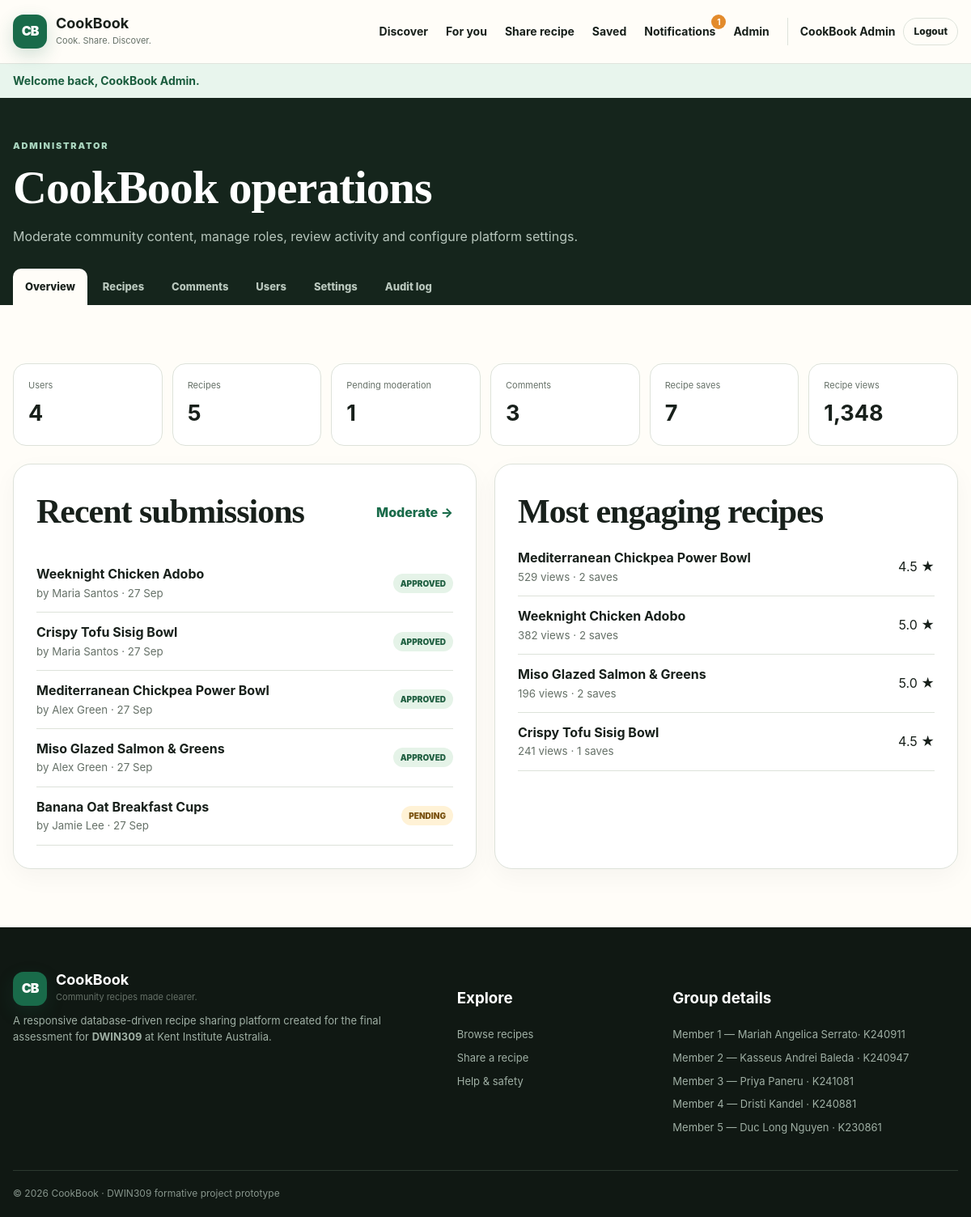
/admin/index.php (signed in), run on the app's committed database.
### tables this page shows
CREATE TABLE recipes (
    id INT UNSIGNED AUTO_INCREMENT PRIMARY KEY,
    author_id INT UNSIGNED NOT NULL,
    title VARCHAR(150) NOT NULL,
    slug VARCHAR(190) NOT NULL UNIQUE,
    description TEXT NOT NULL,
    cuisine VARCHAR(80) NOT NULL,
    category VARCHAR(80) NOT NULL,
    difficulty ENUM('Easy','Medium','Hard') NOT NULL DEFAULT 'Easy',
    prep_minutes SMALLINT UNSIGNED NOT NULL DEFAULT 0,
    cook_minutes SMALLINT UNSIGNED NOT NULL DEFAULT 0,
    servings SMALLINT UNSIGNED NOT NULL DEFAULT 1,
    cover_image VARCHAR(255) NULL,
    video_url VARCHAR(500) NULL,
    status ENUM('pending','approved','rejected') NOT NULL DEFAULT 'pending',
    is_sponsored TINYINT(1) NOT NULL DEFAULT 0,
    is_premium TINYINT(1) NOT NULL DEFAULT 0,
    views INT UNSIGNED NOT NULL DEFAULT 0,
    published_at DATETIME NULL,
    created_at TIMESTAMP NOT NULL DEFAULT CURRENT_TIMESTAMP,
    updated_at TIMESTAMP NOT NULL DEFAULT CURRENT_TIMESTAMP ON UPDATE CURRENT_TIMESTAMP,
    CONSTRAINT fk_recipes_author FOREIGN KEY (author_id) REFERENCES users(id) ON DELETE CASCADE,
    INDEX idx_recipes_status_publish (status, published_at),
    INDEX idx_recipes_discovery (cuisine, category, difficulty),
    FULLTEXT INDEX ft_recipe_text (title, description)
);

CREATE TABLE users (
    id INT UNSIGNED AUTO_INCREMENT PRIMARY KEY,
    email VARCHAR(190) NOT NULL UNIQUE,
    display_name VARCHAR(80) NOT NULL,
    password_hash VARCHAR(255) NOT NULL,
    role ENUM('user','admin') NOT NULL DEFAULT 'user',
    bio VARCHAR(500) NULL,
    profile_image VARCHAR(255) NULL,
    dietary_preferences VARCHAR(255) NULL,
    is_active TINYINT(1) NOT NULL DEFAULT 1,
    created_at TIMESTAMP NOT NULL DEFAULT CURRENT_TIMESTAMP,
    updated_at TIMESTAMP NOT NULL DEFAULT CURRENT_TIMESTAMP ON UPDATE CURRENT_TIMESTAMP,
    INDEX idx_users_role_active (role, is_active)
);

### includes/functions.php (called while the page is built, shortened)
<?php
require_once __DIR__ . '/../config/db.php';
function url(string $path = ''): string
{
    return APP_BASE . ($path !== '' ? '/' . ltrim($path, '/') : '');
}
function e(?string $value): string
{
    return htmlspecialchars((string)$value, ENT_QUOTES, 'UTF-8');
}

### config/db.php (called while the page is built, shortened)
<?php
function db(): PDO
{
    static $pdo = null;
    if ($pdo instanceof PDO) {
        return $pdo;
    }
    $dsn = sprintf('mysql:host=%s;port=%d;dbname=%s;charset=utf8mb4', DB_HOST, DB_PORT, DB_NAME);
    $pdo = new PDO($dsn, DB_USER, DB_PASS, [
        PDO::ATTR_ERRMODE => PDO::ERRMODE_EXCEPTION,
        PDO::ATTR_DEFAULT_FETCH_MODE => PDO::FETCH_ASSOC,
        PDO::ATTR_EMULATE_PREPARES => false,
    ]);
    return $pdo;
}

### admin/index.php (the view)
<?php
declare(strict_types=1);require_once __DIR__.'/../includes/functions.php';require_admin();
$stats=[
 'users'=>(int)db()->query('SELECT COUNT(*) FROM users')->fetchColumn(),
 'recipes'=>(int)db()->query('SELECT COUNT(*) FROM recipes')->fetchColumn(),
 'pending'=>(int)db()->query('SELECT COUNT(*) FROM recipes WHERE status="pending"')->fetchColumn(),
 'comments'=>(int)db()->query('SELECT COUNT(*) FROM comments')->fetchColumn(),
 'saves'=>(int)db()->query('SELECT COUNT(*) FROM favorites')->fetchColumn(),
 'views'=>(int)db()->query('SELECT COALESCE(SUM(views),0) FROM recipes')->fetchColumn(),
];
$recent=db()->query('SELECT r.id,r.title,r.status,r.created_at,u.display_name FROM recipes r JOIN users u ON u.id=r.author_id ORDER BY r.created_at DESC LIMIT 8')->fetchAll();
$top=db()->query('SELECT r.id,r.title,r.views,COUNT(DISTINCT f.id) saves,COALESCE(AVG(rt.rating),0) avg_rating FROM recipes r LEFT JOIN favorites f ON f.recipe_id=r.id LEFT JOIN ratings rt ON rt.recipe_id=r.id WHERE r.status="approved" GROUP BY r.id ORDER BY saves DESC,r.views DESC LIMIT 6')->fetchAll();
$pageTitle='Admin dashboard';require __DIR__.'/../includes/header.php';?>
<section class="admin-head"><div class="container"><span class="eyebrow light">Administrator</span><h1>CookBook operations</h1><p>Moderate community content, manage roles, review activity and configure platform settings.</p><nav class="admin-tabs"><a class="active" href="<?=e(url('admin/index.php'))?>">Overview</a><a href="<?=e(url('admin/recipes.php'))?>">Recipes</a><a href="<?=e(url('admin/comments.php'))?>">Comments</a><a href="<?=e(url('admin/users.php'))?>">Users</a><a href="<?=e(url('admin/settings.php'))?>">Settings</a><a href="<?=e(url('admin/audit.php'))?>">Audit log</a></nav></div></section>
<section class="section container"><div class="stat-grid"><?php foreach(['users'=>'Users','recipes'=>'Recipes','pending'=>'Pending moderation','comments'=>'Comments','saves'=>'Recipe saves','views'=>'Recipe views'] as $k=>$label):?><article><span><?=e($label)?></span><strong><?=number_format($stats[$k])?></strong></article><?php endforeach;?></div><div class="dashboard-grid"><section class="panel"><div class="section-heading compact"><div><h2>Recent submissions</h2></div><a class="text-link" href="<?=e(url('admin/recipes.php'))?>">Moderate →</a></div><div class="admin-list"><?php foreach($recent as $r):?><a href="<?=e(url('recipe.php?id='.$r['id']))?>"><span><strong><?=e($r['title'])?></strong><small>by <?=e($r['display_name'])?> · <?=e(date('j M',strtotime($r['created_at'])))?></small></span><span class="status status-<?=e($r['status'])?>"><?=e($r['status'])?></span></a><?php endforeach;?></div></section><section class="panel"><h2>Most engaging recipes</h2><div class="admin-list"><?php foreach($top as $r):?><a href="<?=e(url('recipe.php?id='.$r['id']))?>"><span><strong><?=e($r['title'])?></strong><small><?=number_format($r['views'])?> views · <?=$r['saves']?> saves</small></span><span><?=number_format((float)$r['avg_rating'],1)?> ★</span></a><?php endforeach;?></div></section></div></section>
<?php require __DIR__.'/../includes/footer.php';?>

### assets/css/style.css (style rules this page uses)
:root { --ink:#18201b;--muted:#667168;--paper:#fffdf8;--surface:#ffffff;--soft:#f4f5ec;--line:#dde2da; --brand:#196b4a;--brand-dark:#104b35;--accent:#e38b2c;--danger:#a53c3c;--success:#27734f; --shadow:0 18px 50px rgba(24,32,27,.09);--radius:22px;--radius-sm:13px;--max:1180px; }
* { box-sizing:border-box }
html { scroll-behavior:smooth }
body { margin:0;font-family:Inter,ui-sans-serif,system-ui,-apple-system,"Segoe UI",sans-serif;background:var(--paper);color:var(--ink);line-height:1.6 }
a { color:inherit;text-decoration:none }
.container { width:min(calc(100% - 32px),var(--max));margin-inline:auto }
.text-link { font-weight:800;color:var(--brand) }
.eyebrow { text-transform:uppercase;letter-spacing:1.8px;font-size:11px;font-weight:900;color:var(--brand) }
.eyebrow.light { color:#a9d5be }
.section { padding:72px 0 }
.section-heading { display:flex;align-items:end;justify-content:space-between;gap:25px;margin-bottom:30px }
.section-heading.compact { align-items:center;margin-bottom:20px }
.section-heading h1,.section-heading h2 { margin:5px 0 0 }
.section h1,.section h2,.browse-head h1,.editor-head h1,.admin-head h1 { font-family:Georgia,"Times New Roman",serif;line-height:1.1;letter-spacing:-1px }
.section h1,.browse-head h1,.editor-head h1,.admin-head h1 { font-size:clamp(38px,5vw,58px);margin:8px 0 14px }
.section h2 { font-size:clamp(30px,4vw,42px);margin:7px 0 10px }
.mini-card,.panel { background:#fff;border:1px solid var(--line);border-radius:var(--radius);padding:28px;box-shadow:0 10px 30px rgba(24,32,27,.04) }
.admin-head { background:#15251c;color:#fff;padding:45px 0 0 }
.admin-head p { color:#b7c6bc }
.admin-tabs { display:flex;gap:4px;overflow:auto;margin-top:27px }
.admin-tabs a { padding:12px 15px;border-radius:10px 10px 0 0;color:#b9c7bd;font-size:13px;font-weight:800;white-space:nowrap }
.admin-tabs a:hover,.admin-tabs a.active { background:var(--paper);color:var(--ink) }
.stat-grid { display:grid;grid-template-columns:repeat(6,1fr);gap:12px }
.stat-grid article { background:#fff;border:1px solid var(--line);border-radius:16px;padding:18px }
.stat-grid span,.stat-grid strong { display:block }
.stat-grid span { color:var(--muted);font-size:11px }
.stat-grid strong { font-size:27px;margin-top:3px }
.dashboard-grid { display:grid;grid-template-columns:1fr 1fr;gap:22px;margin-top:22px }
.admin-list { display:grid }
.admin-list a { display:flex;justify-content:space-between;align-items:center;gap:15px;padding:12px 0;border-bottom:1px solid var(--line) }
.admin-list strong,.admin-list small { display:block }
.admin-list small { color:var(--muted) }
.status { display:inline-flex;border-radius:999px;padding:4px 9px;font-size:10px;font-weight:900;text-transform:uppercase }
.status-approved { background:#e5f3e8;color:#226143 }
.status-pending { background:#fff2d6;color:#7a5310 }

### data on the page
recipes: title "Weeknight Chicken Adobo", author.display_name "Maria Santos", created_at "27 Sep", status "APPROVED", views "382", saves "2", avg_rating "5.0"
recipes: title "Crispy Tofu Sisig Bowl", author.display_name "Maria Santos", created_at "27 Sep", status "APPROVED", views "241", saves "1", avg_rating "4.5"
recipes: title "Mediterranean Chickpea Power Bowl", author.display_name "Alex Green", created_at "27 Sep", status "APPROVED", views "529", saves "2", avg_rating "4.5"
recipes: title "Miso Glazed Salmon & Greens", author.display_name "Alex Green", created_at "27 Sep", status "APPROVED", views "196", saves "2", avg_rating "5.0"
recipes: title "Banana Oat Breakfast Cups", author.display_name "Jamie Lee", created_at "27 Sep", status "PENDING"

### other printed values
$count "1"
$user['display_name'] "CookBook Admin"
$flash['message'] "Welcome back, CookBook Admin."
$label "Users"
$stats[$k] "4"
$label "Recipes"
$stats[$k] "5"
$label "Pending moderation"
$stats[$k] "1"
$label "Comments"
$stats[$k] "3"
$label "Recipe saves"
$stats[$k] "7"
$label "Recipe views"
$stats[$k] "1,348"
